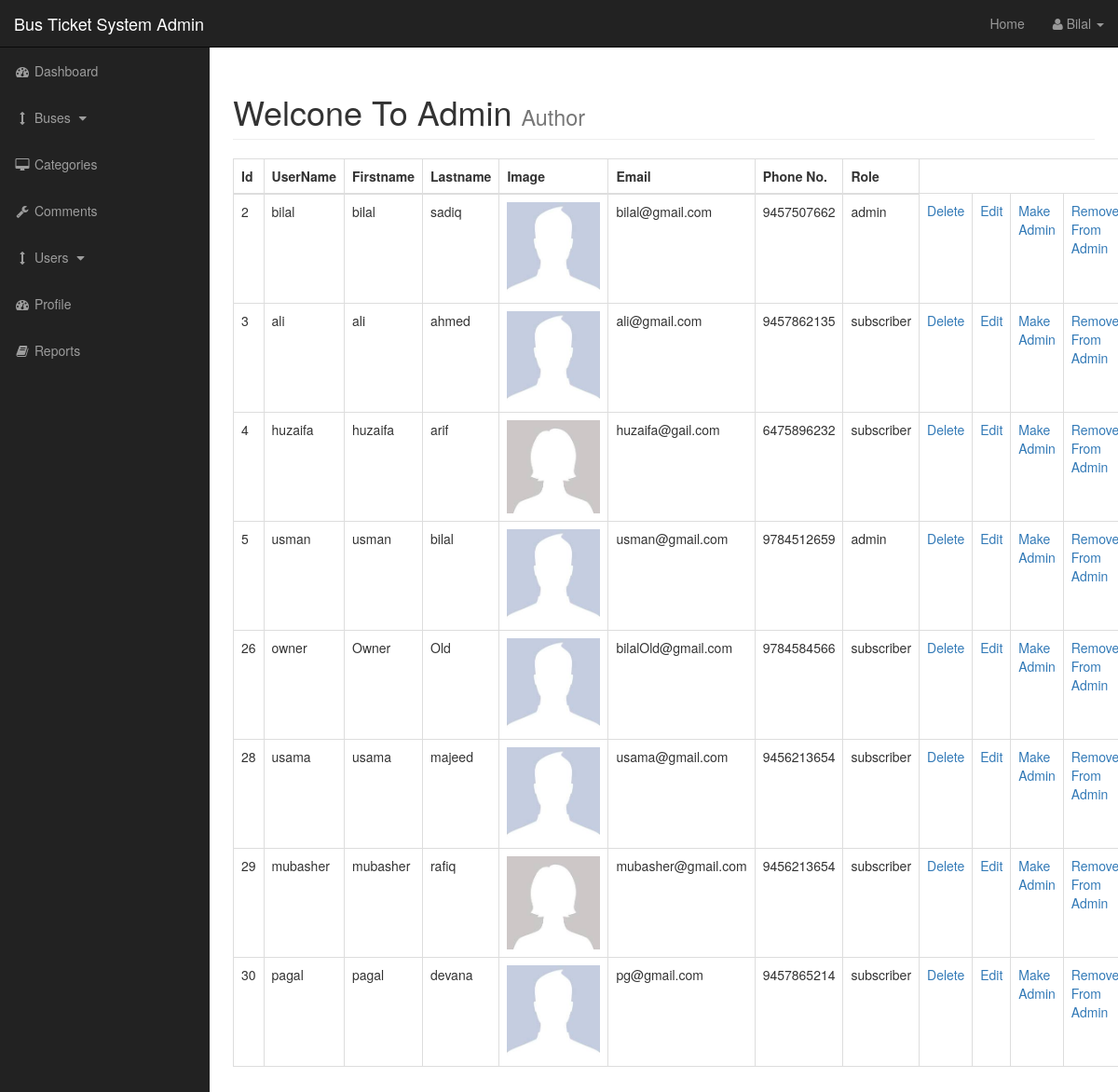
Screenshot of /admin/users.php (signed in) with the database file from the repository.
### tables this page shows
CREATE TABLE `users` (
  `user_id` int(3) NOT NULL,
  `username` varchar(255) NOT NULL,
  `user_password` varchar(255) NOT NULL,
  `user_firstname` varchar(255) NOT NULL,
  `user_lastname` varchar(255) NOT NULL,
  `user_email` varchar(255) NOT NULL,
  `user_phoneno` varchar(255) NOT NULL,
  `user_image` text NOT NULL,
  `user_role` varchar(255) NOT NULL
);

### admin/users.php (the view, shortened to what this page needs)
<?php include"includes/admin_header.php"; ?>
    <div id="wrapper">
        <?php include"includes/admin_navigation.php"; ?>
        <div id="page-wrapper">
            <div class="container-fluid">
                <div class="row">
                    <div class="col-lg-12">
                        <h1 class="page-header">
                            Welcone To Admin
                            <small>Author</small>
                        </h1>
                        <?php
                        if (isset($_GET['source'])) {
                            $source = $_GET['source'];
                        }
                        else {
                            $source = "";
                        }
                        switch ($source) {
                            default: ?>
                                <table class="table table-bordered table-hover">
                                <thead>
                                    <tr>
                                        <th>Id</th>
                                        <th>UserName</th>
                                        <th>Firstname</th>
                                        <th>Lastname</th>
                                        <th>Image</th>
                                        <th>Email</th>
                                        <th>Phone No.</th>
                                        <th>Role</th>
                                    </tr>
                                </thead>
                                <tbody>
                                    <?php
                                        $query = "SELECT *  FROM  users";
                                        $select_users = mysqli_query($connection,$query);
                                        while($row = mysqli_fetch_assoc($select_users)) {
                                            $user_id = $row['user_id'];
                                            $username = $row['username'];
                                            $user_firstname = $row['user_firstname'];
                                            $user_lastname = $row['user_lastname'];
                                            $user_email = $row['user_email'];
                                            $user_role = $row['user_role'];
                                            $user_phoneno = $row['user_phoneno'];
                                            $user_image = $row['user_image'];
                                     ?>
                                    <tr>
                                        <td><?php echo $user_id ?></td>
                                        <td><?php echo $username ?></td>
                                        <td><?php echo $user_firstname ?></td>
                                        <td><?php echo $user_lastname ?></td>
                                        <td><img width="100" src="images/<?php echo $user_image ?>"></td>
                                        <td><?php echo $user_email ?></td>
                                        <td><?php echo $user_phoneno ?></td>
                                        <td><?php echo $user_role ?></td>
                                        <?php echo "<td><a href='users.php?delete=$user_id'>Delete</a></td>"; ?>
                                        <?php echo "<td><a href='users.php?source=update_user&user_id=$user_id'>Edit</a></td>"; ?>
                                        <?php echo "<td><a href='users.php?make_admin=$user_id'>Make Admin</a></td>"; ?>
                                        <?php echo "<td><a href='users.php?remove_from_admin=$user_id'>Remove From Admin</a></td>"; ?>
                                    </tr>
                                    <?php } ?>
                                </tbody>
                                </table><?php
                                break;
                        }
                        ?>
                    </div>
                </div>
            </div>
        </div>
<?php include"includes/admin_footer.php"; ?>

### admin/includes/admin_header.php (shortened to what this page needs)
<!DOCTYPE html>
<html lang="en">
<head>
    <link href="css/bootstrap.min.css" rel="stylesheet">
    <link href="css/sb-admin.css" rel="stylesheet">
    <link href="font-awesome/css/font-awesome.min.css" rel="stylesheet" type="text/css">
</head>
<body>

### admin/includes/admin_navigation.php (shortened to what this page needs)
<nav class="navbar navbar-inverse navbar-fixed-top" role="navigation">
            <div class="navbar-header">
                <a class="navbar-brand" href="index.php">Bus Ticket System Admin</a>
            </div>
            <ul class="nav navbar-right top-nav">
                <li><a href="../index.php">Home</a></li>
                <li class="dropdown">
                    <a href="#" class="dropdown-toggle" data-toggle="dropdown"><i class="fa fa-user"></i> <?php echo ucfirst($_SESSION['s_username']); ?> <b class="caret"></b></a>
                </li>
            </ul>
            <div class="collapse navbar-collapse navbar-ex1-collapse">
                <ul class="nav navbar-nav side-nav">
                    <li>
                        <a href="index.php"><i class="fa fa-fw fa-dashboard"></i> Dashboard</a>
                    </li>
                    <li>
                        <a href="javascript:;" data-toggle="collapse" data-target="#demo"><i class="fa fa-fw fa-arrows-v"></i> Buses <i class="fa fa-fw fa-caret-down"></i></a>
                    </li>
                    <li>
                        <a href="categories.php"><i class="fa fa-fw fa-desktop"></i> Categories</a>
                    </li>
                    <li>
                        <a href="query.php"><i class="fa fa-fw fa-wrench"></i> Comments</a>
                    </li>
                    <li>
                        <a href="javascript:;" data-toggle="collapse" data-target="#demo1"><i class="fa fa-fw fa-arrows-v"></i> Users <i class="fa fa-fw fa-caret-down"></i></a>
                    </li>
                    <li>
                        <a href="../profile.php"><i class="fa fa-fw fa-dashboard"></i> Profile</a>
                    </li>
                    <li>
                        <a href="report.php"><i class="fa fa-fw fa-book"></i> Reports</a>
                    </li>
                </ul>
            </div>
        </nav>

### admin/includes/admin_footer.php (shortened to what this page needs)
</div>
</body>
</html>

### admin/css/sb-admin.css (style rules this page uses)
body { margin-top: 100px; background-color: #222; }
@media (min-width:768px) { body { margin-top: 50px; } }
#wrapper { padding-left: 0; }
#page-wrapper { width: 100%; padding: 0; background-color: #fff; }
@media (min-width:768px) { #wrapper { padding-left: 225px; } }
@media (min-width:768px) { #page-wrapper { padding: 10px; } }
.top-nav { padding: 0 15px; }
.top-nav>li { display: inline-block; float: left; }
.top-nav>li>a { padding-top: 15px; padding-bottom: 15px; line-height: 20px; color: #999; }
@media (min-width:768px) { .side-nav { position: fixed; top: 51px; left: 225px; width: 225px; margin-left: -225px; border: none; border-radius: 0; overflow-y: auto; background-color: #222; } }
@media (min-width:768px) { .side-nav>li>a { width: 225px; } }

### rows the page displays
users: user_id "2", username "bilal", user_firstname "bilal", user_lastname "sadiq", user_image (placeholder picture), user_email "bilal@gmail.com", user_phoneno "9457507662", user_role "admin"
users: user_id "3", username "ali", user_firstname "ali", user_lastname "ahmed", user_image (placeholder picture), user_email "ali@gmail.com", user_phoneno "9457862135", user_role "subscriber"
users: user_id "4", username "huzaifa", user_firstname "huzaifa", user_lastname "arif", user_image (placeholder picture), user_email "huzaifa@gail.com", user_phoneno "6475896232", user_role "subscriber"
users: user_id "5", username "usman", user_firstname "usman", user_lastname "bilal", user_image (placeholder picture), user_email "usman@gmail.com", user_phoneno "9784512659", user_role "admin"
users: user_id "26", username "owner", user_firstname "Owner", user_lastname "Old", user_image (placeholder picture), user_email "bilalOld@gmail.com", user_phoneno "9784584566", user_role "subscriber"
users: user_id "28", username "usama", user_firstname "usama", user_lastname "majeed", user_image (placeholder picture), user_email "usama@gmail.com", user_phoneno "9456213654", user_role "subscriber"
users: user_id "29", username "mubasher", user_firstname "mubasher", user_lastname "rafiq", user_image (placeholder picture), user_email "mubasher@gmail.com", user_phoneno "9456213654", user_role "subscriber"
users: user_id "30", username "pagal", user_firstname "pagal", user_lastname "devana", user_image (placeholder picture), user_email "pg@gmail.com", user_phoneno "9457865214", user_role "subscriber"

### other values shown
$_SESSION['s_username'] "Bilal"
